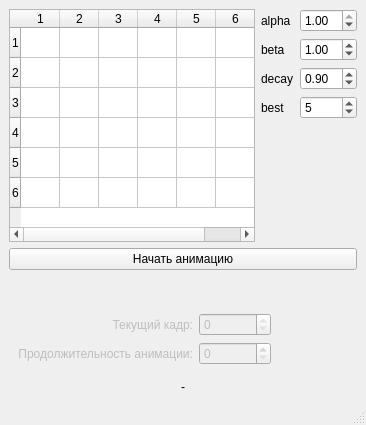
<?xml version="1.0" encoding="UTF-8"?>
<ui version="4.0">
 <class>interface</class>
 <widget class="QMainWindow" name="interface">
  <property name="geometry">
   <rect>
    <x>0</x>
    <y>0</y>
    <width>366</width>
    <height>425</height>
   </rect>
  </property>
  <property name="windowTitle">
   <string>interface</string>
  </property>
  <widget class="QWidget" name="centralwidget">
   <layout class="QGridLayout" name="gridLayout">
    <item row="0" column="0">
     <widget class="QTableWidget" name="tableWidget">
      <property name="rowCount">
       <number>6</number>
      </property>
      <property name="columnCount">
       <number>6</number>
      </property>
      <attribute name="horizontalHeaderDefaultSectionSize">
       <number>39</number>
      </attribute>
      <attribute name="verticalHeaderMinimumSectionSize">
       <number>23</number>
      </attribute>
      <attribute name="verticalHeaderDefaultSectionSize">
       <number>30</number>
      </attribute>
      <attribute name="verticalHeaderHighlightSections">
       <bool>true</bool>
      </attribute>
      <row/>
      <row/>
      <row/>
      <row/>
      <row/>
      <row/>
      <column/>
      <column/>
      <column/>
      <column/>
      <column/>
      <column/>
     </widget>
    </item>
    <item row="2" column="0" colspan="2">
     <widget class="QWidget" name="animation_manager" native="true">
      <property name="enabled">
       <bool>false</bool>
      </property>
      <layout class="QGridLayout" name="gridLayout_2">
       <item row="1" column="1">
        <widget class="QLabel" name="cadre_label">
         <property name="layoutDirection">
          <enum>Qt::RightToLeft</enum>
         </property>
         <property name="text">
          <string>Текущий кадр:</string>
         </property>
         <property name="alignment">
          <set>Qt::AlignRight|Qt::AlignTrailing|Qt::AlignVCenter</set>
         </property>
        </widget>
       </item>
       <item row="0" column="0">
        <widget class="QPushButton" name="prev">
         <property name="text">
          <string/>
         </property>
         <property name="icon">
          <iconset>
           <normaloff>../images/prev.png</normaloff>../images/prev.png</iconset>
         </property>
         <property name="iconSize">
          <size>
           <width>32</width>
           <height>32</height>
          </size>
         </property>
         <property name="flat">
          <bool>true</bool>
         </property>
        </widget>
       </item>
       <item row="0" column="3">
        <widget class="QPushButton" name="next">
         <property name="text">
          <string/>
         </property>
         <property name="icon">
          <iconset>
           <normaloff>../images/next.png</normaloff>../images/next.png</iconset>
         </property>
         <property name="iconSize">
          <size>
           <width>32</width>
           <height>32</height>
          </size>
         </property>
         <property name="flat">
          <bool>true</bool>
         </property>
        </widget>
       </item>
       <item row="1" column="2">
        <widget class="QSpinBox" name="cadre_box">
         <property name="maximum">
          <number>0</number>
         </property>
        </widget>
       </item>
       <item row="2" column="0" colspan="2">
        <widget class="QLabel" name="duration_label">
         <property name="layoutDirection">
          <enum>Qt::LeftToRight</enum>
         </property>
         <property name="text">
          <string>Продолжительность анимации:</string>
         </property>
         <property name="alignment">
          <set>Qt::AlignRight|Qt::AlignTrailing|Qt::AlignVCenter</set>
         </property>
        </widget>
       </item>
       <item row="0" column="1" colspan="2">
        <widget class="QPushButton" name="play">
         <property name="text">
          <string/>
         </property>
         <property name="icon">
          <iconset>
           <normaloff>../images/pause.png</normaloff>../images/pause.png</iconset>
         </property>
         <property name="iconSize">
          <size>
           <width>32</width>
           <height>32</height>
          </size>
         </property>
         <property name="autoDefault">
          <bool>false</bool>
         </property>
         <property name="default">
          <bool>false</bool>
         </property>
         <property name="flat">
          <bool>true</bool>
         </property>
        </widget>
       </item>
       <item row="2" column="2">
        <widget class="QSpinBox" name="duration_box">
         <property name="maximum">
          <number>100</number>
         </property>
        </widget>
       </item>
      </layout>
     </widget>
    </item>
    <item row="0" column="1">
     <layout class="QFormLayout" name="formLayout">
      <item row="0" column="0">
       <widget class="QLabel" name="alpha_label">
        <property name="text">
         <string>alpha</string>
        </property>
       </widget>
      </item>
      <item row="1" column="0">
       <widget class="QLabel" name="beta_label">
        <property name="text">
         <string>beta</string>
        </property>
       </widget>
      </item>
      <item row="2" column="0">
       <widget class="QLabel" name="decay_label">
        <property name="text">
         <string>decay</string>
        </property>
       </widget>
      </item>
      <item row="3" column="0">
       <widget class="QLabel" name="best_label">
        <property name="text">
         <string>best</string>
        </property>
       </widget>
      </item>
      <item row="0" column="1">
       <widget class="QDoubleSpinBox" name="alpha_box">
        <property name="maximum">
         <double>1.000000000000000</double>
        </property>
        <property name="singleStep">
         <double>0.050000000000000</double>
        </property>
        <property name="value">
         <double>1.000000000000000</double>
        </property>
       </widget>
      </item>
      <item row="1" column="1">
       <widget class="QDoubleSpinBox" name="beta_box">
        <property name="singleStep">
         <double>0.050000000000000</double>
        </property>
        <property name="value">
         <double>1.000000000000000</double>
        </property>
       </widget>
      </item>
      <item row="2" column="1">
       <widget class="QDoubleSpinBox" name="decay_box">
        <property name="maximum">
         <double>1.000000000000000</double>
        </property>
        <property name="singleStep">
         <double>0.050000000000000</double>
        </property>
        <property name="value">
         <double>0.900000000000000</double>
        </property>
       </widget>
      </item>
      <item row="3" column="1">
       <widget class="QSpinBox" name="best_box">
        <property name="maximum">
         <number>10</number>
        </property>
        <property name="value">
         <number>5</number>
        </property>
       </widget>
      </item>
     </layout>
    </item>
    <item row="1" column="0" colspan="2">
     <widget class="QPushButton" name="start">
      <property name="text">
       <string>Начать анимацию</string>
      </property>
     </widget>
    </item>
    <item row="3" column="0" colspan="2">
     <widget class="QLabel" name="warning_label">
      <property name="text">
       <string>-</string>
      </property>
      <property name="alignment">
       <set>Qt::AlignCenter</set>
      </property>
     </widget>
    </item>
   </layout>
  </widget>
  <widget class="QMenuBar" name="menubar">
   <property name="geometry">
    <rect>
     <x>0</x>
     <y>0</y>
     <width>366</width>
     <height>21</height>
    </rect>
   </property>
  </widget>
  <widget class="QStatusBar" name="statusbar"/>
 </widget>
 <resources/>
 <connections/>
</ui>
